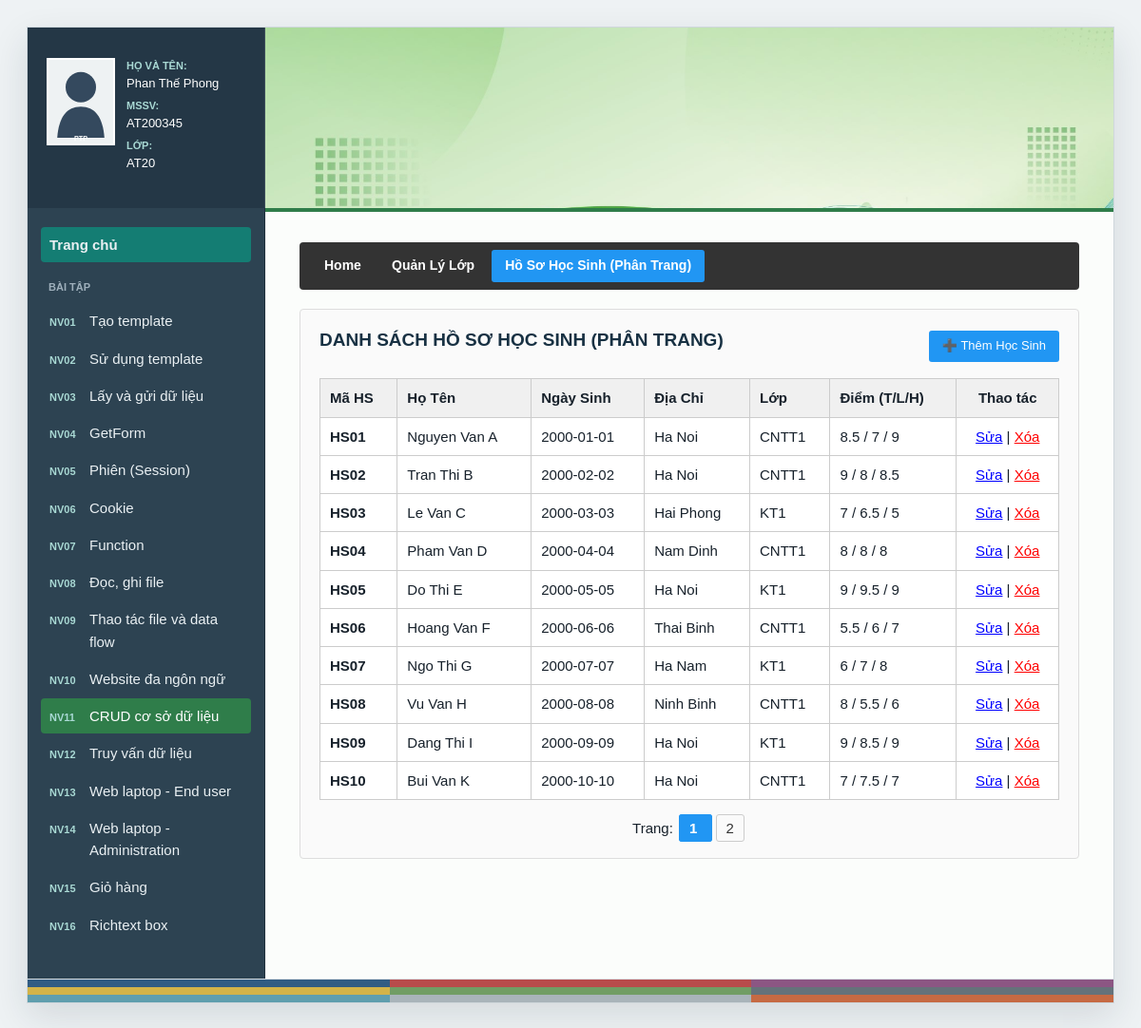
Page /nhiemvu11.php?subpage=hoso_list on the committed database.
### tables this page shows
CREATE TABLE IF NOT EXISTS HOSO (
    MAHS CHAR(8) PRIMARY KEY,
    HOTEN CHAR(50) NOT NULL,
    NGAYSINH DATE,
    DIACHI CHAR(150),
    LOP CHAR(6),
    DIEMTOAN FLOAT,
    DIEMLY FLOAT,
    DIEMHOA FLOAT,
    FOREIGN KEY (LOP) REFERENCES LOP(MALOP) ON DELETE CASCADE
);

### nhiemvu11.php (the view, shortened to what this page needs)
<?php
$conn = connect_database('quanlyhocsinh', 'sql/nhiemvu11.sql');
$subpage = $_GET['subpage'] ?? 'home';
include "includes/header.php";
?>
<div class="nv11-menu">
    <a href="nhiemvu11.php?subpage=home" class="<?php echo ($subpage == 'home') ? 'active' : ''; ?>">Home</a>
    <a href="nhiemvu11.php?subpage=lop_list" class="<?php echo (strpos($subpage, 'lop') !== false) ? 'active' : ''; ?>">Quản Lý Lớp</a>
    <a href="nhiemvu11.php?subpage=hoso_list" class="<?php echo (strpos($subpage, 'hoso') !== false) ? 'active' : ''; ?>">Hồ Sơ Học Sinh (Phân Trang)</a>
</div>
<div class="nv11-box">
<?php
switch ($subpage) {
        ?>
        <?php
    case 'hoso_list':
        $limit = 10;
        $page = isset($_GET['page']) ? (int)$_GET['page'] : 1;
        $start = ($page - 1) * $limit;
        $rs_total = mysqli_query($conn, "SELECT COUNT(*) AS total FROM HOSO");
        $row_total = mysqli_fetch_assoc($rs_total);
        $total_records = $row_total['total'];
        $total_pages = ceil($total_records / $limit);
        $sql = "SELECT h.*, l.TENLOP FROM HOSO h LEFT JOIN LOP l ON h.LOP = l.MALOP LIMIT $start, $limit";
        $rs = mysqli_query($conn, $sql);
        ?>
        <div style="display: flex; justify-content: space-between; align-items: center;">
            <h3>DANH SÁCH HỒ SƠ HỌC SINH (PHÂN TRANG)</h3>
            <a href="nhiemvu11.php?subpage=hoso_form" class="nv11-btn">➕ Thêm Học Sinh</a>
        </div>
        <table class="nv11-table">
            <tr>
                <th>Mã HS</th>
                <th>Họ Tên</th>
                <th>Ngày Sinh</th>
                <th>Địa Chỉ</th>
                <th>Lớp</th>
                <th>Điểm (T/L/H)</th>
                <th style="text-align: center;">Thao tác</th>
            </tr>
            <?php if (mysqli_num_rows($rs) > 0): ?>
                <?php while ($row = mysqli_fetch_assoc($rs)): ?>
                    <tr>
                        <td><b><?php echo htmlspecialchars($row['MAHS']); ?></b></td>
                        <td><?php echo htmlspecialchars($row['HOTEN']); ?></td>
                        <td><?php echo htmlspecialchars($row['NGAYSINH']); ?></td>
                        <td><?php echo htmlspecialchars($row['DIACHI']); ?></td>
                        <td><?php echo htmlspecialchars($row['LOP']); ?></td>
                        <td><?php echo "{$row['DIEMTOAN']} / {$row['DIEMLY']} / {$row['DIEMHOA']}"; ?></td>
                        <td style="text-align: center;">
                            <a href="nhiemvu11.php?subpage=hoso_form&id=<?php echo urlencode($row['MAHS']); ?>" style="color: blue;">Sửa</a> |
                            <a href="nhiemvu11.php?subpage=hoso_delete&id=<?php echo urlencode($row['MAHS']); ?>" onclick="return confirm('Bạn có chắc chắn muốn xóa học sinh này?')" style="color: red;">Xóa</a>
                        </td>
                    </tr>
                <?php endwhile; ?>
            <?php else: ?>
                <tr><td colspan="7" style="text-align: center;">Chưa có dữ liệu học sinh.</td></tr>
            <?php endif; ?>
        </table>
        <?php if ($total_pages > 1): ?>
            <div class="nv11-pagination">
                <span>Trang: </span>
                <?php for ($i = 1; $i <= $total_pages; $i++): ?>
                    <a href="nhiemvu11.php?subpage=hoso_list&page=<?php echo $i; ?>" class="<?php echo ($page == $i) ? 'active' : ''; ?>">
                        <?php echo $i; ?>
                    </a>
                <?php endfor; ?>
            </div>
        <?php endif; ?>
        <?php
        break;
        ?>
        <?php
}
?>
</div>
<?php
include "includes/footer.php";
?>

### css/style.css (style rules this page uses)
:root { --ink: #17212b; --muted: #66727f; --line: #dbe1e6; --surface: #ffffff; --canvas: #eef2f4; --nav: #243746; --accent: #147d73; --accent-soft: #e8f4f2; --warning: #c95d28; }
* { box-sizing: border-box; }
html { background: var(--canvas); }
body { margin: 0; padding: 28px; color: var(--ink); background: var(--canvas); font-family: Arial, Helvetica, sans-serif; font-size: 15px; line-height: 1.55; }
.task-11 { --task-accent: #2f7d4a; --task-line: #bbd8c5; --task-heading: #1f5c36; }
.task-11 .nv11-menu { border-bottom-color: #2f7d4a; }
h1, h2, h3, h4 { margin: 0 0 14px; line-height: 1.25; color: #183143; letter-spacing: 0; }
h3 { font-size: 19px; }
table { max-width: 100%; border-collapse: collapse; }
th, td { padding: 8px 10px; }
th { background: #edf2f4; text-align: left; }

### nhiemvu11.php (style rules this page uses)
.nv11-menu { background-color: #333; padding: 8px 12px; margin-bottom: 20px; border-radius: 4px; }
.nv11-menu a { color: #fff; text-decoration: none; padding: 6px 14px; display: inline-block; font-weight: bold; font-size: 14px; }
.nv11-menu a:hover, .nv11-menu a.active { background-color: #2196F3; border-radius: 3px; }
.nv11-box { background: #fafafa; border: 1px solid #ddd; padding: 20px; border-radius: 4px; min-height: 280px; }
.nv11-table { width: 100%; border-collapse: collapse; background: #fff; margin-top: 15px; }
.nv11-table th, .nv11-table td { border: 1px solid #ccc; padding: 8px 10px; text-align: left; }
.nv11-table th { background: #f0f0f0; }
.nv11-btn { padding: 6px 14px; background: #2196F3; color: white; text-decoration: none; border-radius: 3px; font-size: 13px; display: inline-block; border: none; cursor: pointer; }
.nv11-pagination { margin-top: 18px; text-align: center; }
.nv11-pagination a { padding: 5px 10px; border: 1px solid #ccc; color: #333; text-decoration: none; margin: 0 2px; border-radius: 3px; }
.nv11-pagination a.active { background-color: #2196F3; color: white; border-color: #2196F3; font-weight: bold; }

### rows in the picture
hoso: MAHS "HS01", HOTEN "Nguyen Van A", NGAYSINH "2000-01-01", DIACHI "Ha Noi", LOP "CNTT1", DIEMTOAN "8.5", DIEMLY "7", DIEMHOA "9"
hoso: MAHS "HS02", HOTEN "Tran Thi B", NGAYSINH "2000-02-02", DIACHI "Ha Noi", LOP "CNTT1", DIEMTOAN "9", DIEMLY "8", DIEMHOA "8.5"
hoso: MAHS "HS03", HOTEN "Le Van C", NGAYSINH "2000-03-03", DIACHI "Hai Phong", LOP "KT1", DIEMTOAN "7", DIEMLY "6.5", DIEMHOA "5"
hoso: MAHS "HS04", HOTEN "Pham Van D", NGAYSINH "2000-04-04", DIACHI "Nam Dinh", LOP "CNTT1", DIEMTOAN "8", DIEMLY "8", DIEMHOA "8"
hoso: MAHS "HS05", HOTEN "Do Thi E", NGAYSINH "2000-05-05", DIACHI "Ha Noi", LOP "KT1", DIEMTOAN "9", DIEMLY "9.5", DIEMHOA "9"
hoso: MAHS "HS06", HOTEN "Hoang Van F", NGAYSINH "2000-06-06", DIACHI "Thai Binh", LOP "CNTT1", DIEMTOAN "5.5", DIEMLY "6", DIEMHOA "7"
hoso: MAHS "HS07", HOTEN "Ngo Thi G", NGAYSINH "2000-07-07", DIACHI "Ha Nam", LOP "KT1", DIEMTOAN "6", DIEMLY "7", DIEMHOA "8"
hoso: MAHS "HS08", HOTEN "Vu Van H", NGAYSINH "2000-08-08", DIACHI "Ninh Binh", LOP "CNTT1", DIEMTOAN "8", DIEMLY "5.5", DIEMHOA "6"
hoso: MAHS "HS09", HOTEN "Dang Thi I", NGAYSINH "2000-09-09", DIACHI "Ha Noi", LOP "KT1", DIEMTOAN "9", DIEMLY "8.5", DIEMHOA "9"
hoso: MAHS "HS10", HOTEN "Bui Van K", NGAYSINH "2000-10-10", DIACHI "Ha Noi", LOP "CNTT1", DIEMTOAN "7", DIEMLY "7.5", DIEMHOA "7"

### other values in the picture
escapeHtml(STUDENT_NAME) "Phan Thế Phong"
escapeHtml(STUDENT_ID) "AT200345"
escapeHtml(STUDENT_CLASS) "AT20"
$taskCode "NV01"
escapeHtml($taskTitle) "Tạo template"
$taskCode "NV02"
escapeHtml($taskTitle) "Sử dụng template"
$taskCode "NV03"
escapeHtml($taskTitle) "Lấy và gửi dữ liệu"
$taskCode "NV04"
escapeHtml($taskTitle) "GetForm"
$taskCode "NV05"
escapeHtml($taskTitle) "Phiên (Session)"
$taskCode "NV06"
escapeHtml($taskTitle) "Cookie"
